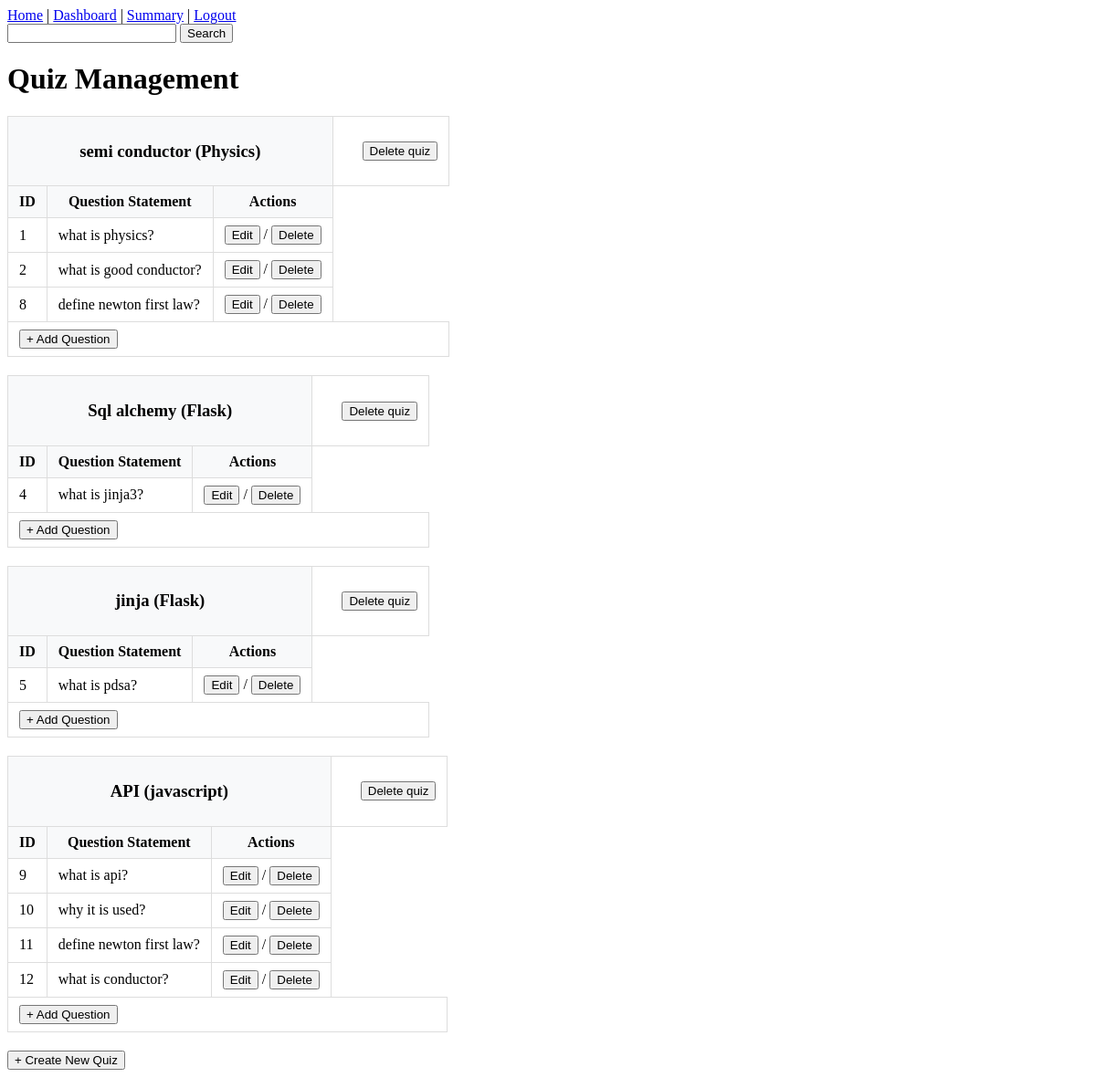
/quiz_management, run on an earlier commit of the app's database.
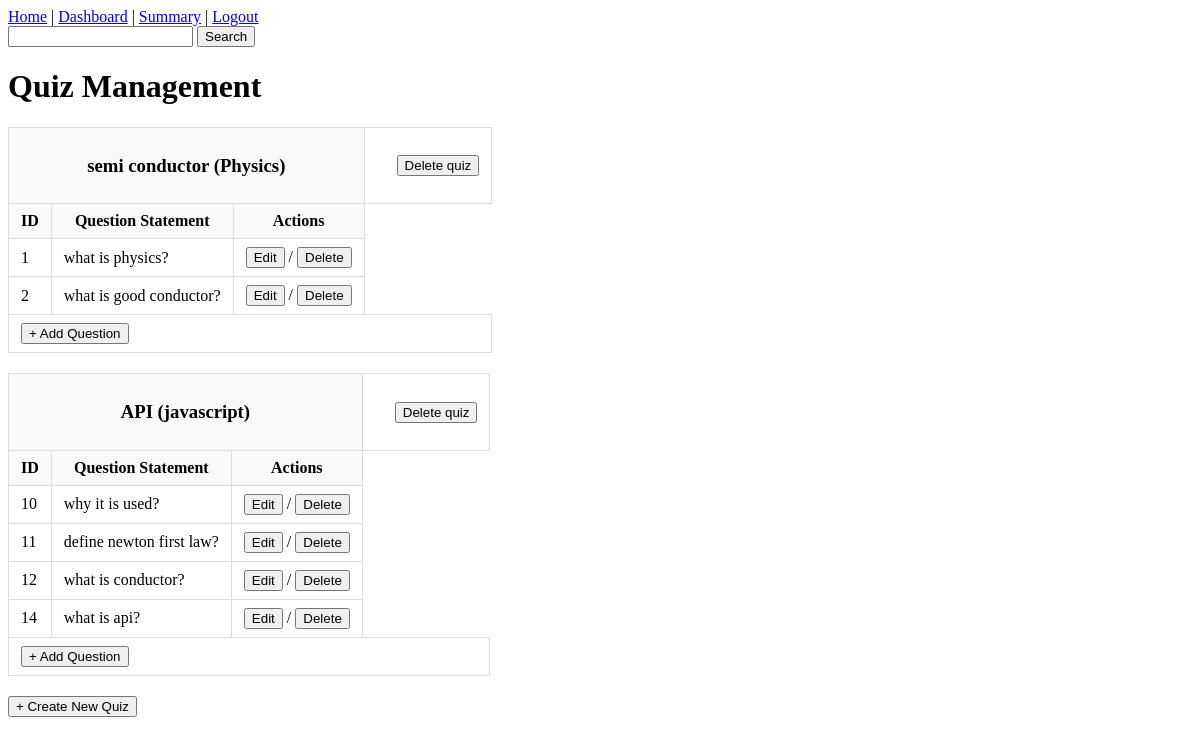
And on a later commit of the database.
### models.py (models this page shows, shortened)
class Chapter(db.Model):
    id = db.Column(db.Integer, primary_key = True)
    name = db.Column(db.String(100), nullable=False)
    description = db.Column(db.String(100),  nullable = True)
    subject_id = db.Column(db.Integer, db.ForeignKey('subject.id'), nullable = False)
    quizzes = db.relationship('Quiz', backref='chapter', lazy=True, cascade="all, delete-orphan")

class Quiz(db.Model):
    id = db.Column(db.Integer, primary_key = True)
    chapter_id = db.Column(db.Integer, db.ForeignKey('chapter.id'), nullable = False)
    date_of_quiz = db.Column(db.String(10))
    time_duration = db.Column(db.String(10)) #HH:MM
    remark = db.Column(db.String(100), nullable = True)
    scores = db.relationship('Score', backref='quiz', lazy=True, cascade="all, delete-orphan")
    question = db.relationship('Question', backref = 'quiz', lazy = True, cascade="all, delete-orphan")

class Subject(db.Model):
    id = db.Column(db.Integer, primary_key = True)
    name = db.Column(db.String(100), nullable=False)
    description = db.Column(db.String(100),  nullable = True)
    chapters = db.relationship('Chapter', backref='subject', lazy=True, cascade="all, delete-orphan")

class Question(db.Model):
    id = db.Column(db.Integer, primary_key = True)
    quiz_id = db.Column (db.Integer , db.ForeignKey("quiz.id"), nullable = False)
    q_statement = db.Column(db.String(100), nullable = False)
    o_1 = db.Column(db.String(50), nullable = False)
    o_2 = db.Column(db.String(50), nullable = False)
    o_3 = db.Column(db.String(50), nullable = False)
    o_4 = db.Column(db.String(50), nullable = False)
    correct_option = db.Column(db.Integer, nullable = False)

### app.py (the view)
@app.route("/quiz_management", methods = ['GET', 'POST'])
def quiz_management():
    subjects = Subject.query.all()
    chapters = Chapter.query.all()
    quizzes = Quiz.query.all()
    question = Question.query.all()
    return render_template("quiz_management.html", subjects = subjects, chapters = chapters, quizzes = quizzes, question = question)

### templates/quiz_management.html (shortened to what the changed rows need)
<!DOCTYPE html>
<html lang="en">
<head>
</head>
<body>
    <div id="nav_bar">
        <h1>Quiz Management</h1>
        <div id="content">
            {% if search_key %}
                <h3>Search Results for "{{ search_key }}"</h3>
                {% if not filtered_quizzes %}
                    <p class="no-results">No quizzes found</p>
                {% else %}
                    {% for quiz in filtered_quizzes %}
                        <table>
                            <tr>
                                <th colspan="3">
                                    <h3>{{ quiz.chapter.name }} ({{ quiz.chapter.subject.name }})</h3>
                                </th>
                                <td>
                                    <a href="/delete_quiz?id={{ quiz.id }}" style="margin-left: 20px;">
                                        <button>Delete quiz</button>
                                    </a>
                                </td>
                            </tr>
                            <tr>
                                <th>ID</th>
                                <th>Question Statement</th>
                                <th>Actions</th>
                            </tr>
                            {% for question in quiz.question %}
                            <tr>
                                <td>{{ question.id }}</td>
                                <td>{{ question.q_statement }}</td>
                                <td>
                                    <a href="{{ url_for('edit_question', id=question.id) }}"><button>Edit</button></a> /
                                    <a href="{{ url_for('delete_question', id=question.id) }}"><button>Delete</button></a>
                                </td>
                            </tr>
                            {% endfor %}
                            <tr>
                                <td colspan="4">
                                    <a href="{{ url_for('add_question', quiz_id=quiz.id) }}">
                                        <button>+ Add Question</button>
                                    </a>
                                </td>
                            </tr>
                        </table>
                    {% endfor %}
                {% endif %}
            {% else %}
                {% for subject in subjects %}
                    {% for chapter in subject.chapters %}
                        {% for quiz in chapter.quizzes %}
                            <table>
                                <tr>
                                    <th colspan="3">
                                        <h3>{{ chapter.name }} ({{ subject.name }})</h3>
                                    </th>
                                    <td>
                                        <a href="/delete_quiz?id={{ quiz.id }}" style="margin-left: 20px;">
                                            <button>Delete quiz</button>
                                        </a>
                                    </td>
                                </tr>
                                <tr>
                                    <th>ID</th>
                                    <th>Question Statement</th>
                                    <th>Actions</th>
                                </tr>
                                {% for question in quiz.question %}
                                <tr>
                                    <td>{{ question.id }}</td>
                                    <td>{{ question.q_statement }}</td>
                                    <td>
                                        <a href="{{ url_for('edit_question', id=question.id) }}"><button>Edit</button></a> /
                                        <a href="{{ url_for('delete_question', id=question.id) }}"><button>Delete</button></a>
                                    </td>
                                </tr>
                                {% endfor %}
                                <tr>
                                    <td colspan="4">
                                        <a href="{{ url_for('add_question', quiz_id=quiz.id) }}">
                                            <button>+ Add Question</button>
                                        </a>
                                    </td>
                                </tr>
                            </table>
                        {% endfor %}
                    {% endfor %}
                {% endfor %}
            {% endif %}
        </div>
</body>
</html>

What changed in the data, as far as the page shows it:
removed Question: id "8", q_statement "define newton first law?", shown under Quiz (number 1 of 2 on the later page)
no longer on this page (row unchanged): Subject: name "Flask"
no longer on this page (row unchanged): Chapter: name "Sql alchemy"
removed Question: id "4", q_statement "what is jinja3?", shown under "Sql alchemy"
no longer on this page (row unchanged): Chapter: name "jinja"
removed Question: id "5", q_statement "what is pdsa?", shown under "jinja"
removed Question: id "9", q_statement "what is api?", shown under Quiz (number 2 of 2 on the later page)
added Question: id "14", q_statement "what is api?", shown under Quiz (number 2 of 2 on the later page)
